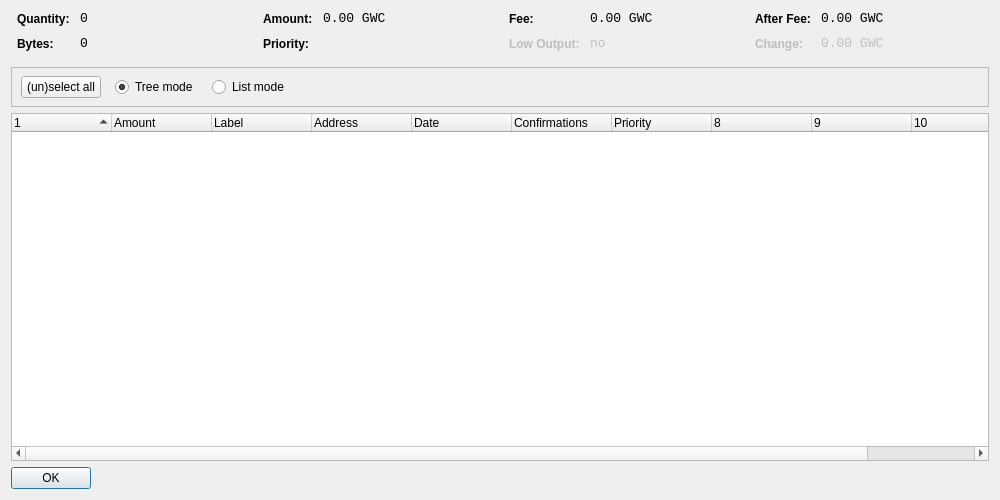
<?xml version="1.0" encoding="UTF-8"?>
<ui version="4.0">
 <class>CoinControlDialog</class>
 <widget class="QDialog" name="CoinControlDialog">
  <property name="geometry">
   <rect>
    <x>0</x>
    <y>0</y>
    <width>1000</width>
    <height>500</height>
   </rect>
  </property>
  <property name="windowTitle">
   <string>Coin Control</string>
  </property>
  <layout class="QVBoxLayout" name="verticalLayout">
   <item>
    <layout class="QHBoxLayout" name="horizontalLayoutTop" stretch="0,0,0,0">
     <property name="topMargin">
      <number>0</number>
     </property>
     <property name="bottomMargin">
      <number>10</number>
     </property>
     <item>
      <layout class="QFormLayout" name="formLayoutCoinControl1">
       <property name="horizontalSpacing">
        <number>10</number>
       </property>
       <property name="verticalSpacing">
        <number>10</number>
       </property>
       <property name="leftMargin">
        <number>6</number>
       </property>
       <property name="rightMargin">
        <number>6</number>
       </property>
       <item row="0" column="0">
        <widget class="QLabel" name="labelCoinControlQuantityText">
         <property name="styleSheet">
          <string notr="true">font-weight:bold;</string>
         </property>
         <property name="text">
          <string>Quantity:</string>
         </property>
        </widget>
       </item>
       <item row="0" column="1">
        <widget class="QLabel" name="labelCoinControlQuantity">
         <property name="font">
          <font>
           <family>Monospace</family>
           <pointsize>10</pointsize>
          </font>
         </property>
         <property name="cursor">
          <cursorShape>IBeamCursor</cursorShape>
         </property>
         <property name="contextMenuPolicy">
          <enum>Qt::ActionsContextMenu</enum>
         </property>
         <property name="text">
          <string notr="true">0</string>
         </property>
         <property name="textInteractionFlags">
          <set>Qt::LinksAccessibleByMouse|Qt::TextSelectableByKeyboard|Qt::TextSelectableByMouse</set>
         </property>
        </widget>
       </item>
       <item row="1" column="0">
        <widget class="QLabel" name="labelCoinControlBytesText">
         <property name="styleSheet">
          <string notr="true">font-weight:bold;</string>
         </property>
         <property name="text">
          <string>Bytes:</string>
         </property>
        </widget>
       </item>
       <item row="1" column="1">
        <widget class="QLabel" name="labelCoinControlBytes">
         <property name="font">
          <font>
           <family>Monospace</family>
           <pointsize>10</pointsize>
          </font>
         </property>
         <property name="cursor">
          <cursorShape>IBeamCursor</cursorShape>
         </property>
         <property name="contextMenuPolicy">
          <enum>Qt::ActionsContextMenu</enum>
         </property>
         <property name="text">
          <string notr="true">0</string>
         </property>
         <property name="textInteractionFlags">
          <set>Qt::LinksAccessibleByMouse|Qt::TextSelectableByKeyboard|Qt::TextSelectableByMouse</set>
         </property>
        </widget>
       </item>
      </layout>
     </item>
     <item>
      <layout class="QFormLayout" name="formLayoutCoinControl2">
       <property name="horizontalSpacing">
        <number>10</number>
       </property>
       <property name="verticalSpacing">
        <number>10</number>
       </property>
       <property name="leftMargin">
        <number>6</number>
       </property>
       <property name="rightMargin">
        <number>6</number>
       </property>
       <item row="0" column="0">
        <widget class="QLabel" name="labelCoinControlAmountText">
         <property name="styleSheet">
          <string notr="true">font-weight:bold;</string>
         </property>
         <property name="text">
          <string>Amount:</string>
         </property>
        </widget>
       </item>
       <item row="0" column="1">
        <widget class="QLabel" name="labelCoinControlAmount">
         <property name="font">
          <font>
           <family>Monospace</family>
           <pointsize>10</pointsize>
          </font>
         </property>
         <property name="cursor">
          <cursorShape>IBeamCursor</cursorShape>
         </property>
         <property name="contextMenuPolicy">
          <enum>Qt::ActionsContextMenu</enum>
         </property>
         <property name="text">
          <string notr="true">0.00 GWC</string>
         </property>
         <property name="textInteractionFlags">
          <set>Qt::LinksAccessibleByMouse|Qt::TextSelectableByKeyboard|Qt::TextSelectableByMouse</set>
         </property>
        </widget>
       </item>
       <item row="1" column="0">
        <widget class="QLabel" name="labelCoinControlPriorityText">
         <property name="styleSheet">
          <string notr="true">font-weight:bold;</string>
         </property>
         <property name="text">
          <string>Priority:</string>
         </property>
        </widget>
       </item>
       <item row="1" column="1">
        <widget class="QLabel" name="labelCoinControlPriority">
         <property name="font">
          <font>
           <family>Monospace</family>
           <pointsize>10</pointsize>
          </font>
         </property>
         <property name="cursor">
          <cursorShape>IBeamCursor</cursorShape>
         </property>
         <property name="contextMenuPolicy">
          <enum>Qt::ActionsContextMenu</enum>
         </property>
         <property name="text">
          <string/>
         </property>
         <property name="textInteractionFlags">
          <set>Qt::LinksAccessibleByMouse|Qt::TextSelectableByKeyboard|Qt::TextSelectableByMouse</set>
         </property>
        </widget>
       </item>
      </layout>
     </item>
     <item>
      <layout class="QFormLayout" name="formLayoutCoinControl3">
       <property name="horizontalSpacing">
        <number>10</number>
       </property>
       <property name="verticalSpacing">
        <number>10</number>
       </property>
       <property name="leftMargin">
        <number>6</number>
       </property>
       <property name="rightMargin">
        <number>6</number>
       </property>
       <item row="0" column="0">
        <widget class="QLabel" name="labelCoinControlFeeText">
         <property name="styleSheet">
          <string notr="true">font-weight:bold;</string>
         </property>
         <property name="text">
          <string>Fee:</string>
         </property>
        </widget>
       </item>
       <item row="0" column="1">
        <widget class="QLabel" name="labelCoinControlFee">
         <property name="font">
          <font>
           <family>Monospace</family>
           <pointsize>10</pointsize>
          </font>
         </property>
         <property name="cursor">
          <cursorShape>IBeamCursor</cursorShape>
         </property>
         <property name="contextMenuPolicy">
          <enum>Qt::ActionsContextMenu</enum>
         </property>
         <property name="text">
          <string notr="true">0.00 GWC</string>
         </property>
         <property name="textInteractionFlags">
          <set>Qt::LinksAccessibleByMouse|Qt::TextSelectableByKeyboard|Qt::TextSelectableByMouse</set>
         </property>
        </widget>
       </item>
       <item row="1" column="0">
        <widget class="QLabel" name="labelCoinControlLowOutputText">
         <property name="enabled">
          <bool>false</bool>
         </property>
         <property name="styleSheet">
          <string notr="true">font-weight:bold;</string>
         </property>
         <property name="text">
          <string>Low Output:</string>
         </property>
        </widget>
       </item>
       <item row="1" column="1">
        <widget class="QLabel" name="labelCoinControlLowOutput">
         <property name="enabled">
          <bool>false</bool>
         </property>
         <property name="font">
          <font>
           <family>Monospace</family>
           <pointsize>10</pointsize>
          </font>
         </property>
         <property name="cursor">
          <cursorShape>IBeamCursor</cursorShape>
         </property>
         <property name="contextMenuPolicy">
          <enum>Qt::ActionsContextMenu</enum>
         </property>
         <property name="text">
          <string notr="true">no</string>
         </property>
         <property name="textInteractionFlags">
          <set>Qt::LinksAccessibleByMouse|Qt::TextSelectableByKeyboard|Qt::TextSelectableByMouse</set>
         </property>
        </widget>
       </item>
      </layout>
     </item>
     <item>
      <layout class="QFormLayout" name="formLayoutCoinControl4">
       <property name="horizontalSpacing">
        <number>10</number>
       </property>
       <property name="verticalSpacing">
        <number>10</number>
       </property>
       <property name="leftMargin">
        <number>6</number>
       </property>
       <property name="rightMargin">
        <number>6</number>
       </property>
       <item row="0" column="0">
        <widget class="QLabel" name="labelCoinControlAfterFeeText">
         <property name="styleSheet">
          <string notr="true">font-weight:bold;</string>
         </property>
         <property name="text">
          <string>After Fee:</string>
         </property>
        </widget>
       </item>
       <item row="0" column="1">
        <widget class="QLabel" name="labelCoinControlAfterFee">
         <property name="font">
          <font>
           <family>Monospace</family>
           <pointsize>10</pointsize>
          </font>
         </property>
         <property name="cursor">
          <cursorShape>IBeamCursor</cursorShape>
         </property>
         <property name="contextMenuPolicy">
          <enum>Qt::ActionsContextMenu</enum>
         </property>
         <property name="text">
          <string notr="true">0.00 GWC</string>
         </property>
         <property name="textInteractionFlags">
          <set>Qt::LinksAccessibleByMouse|Qt::TextSelectableByKeyboard|Qt::TextSelectableByMouse</set>
         </property>
        </widget>
       </item>
       <item row="1" column="0">
        <widget class="QLabel" name="labelCoinControlChangeText">
         <property name="enabled">
          <bool>false</bool>
         </property>
         <property name="styleSheet">
          <string notr="true">font-weight:bold;</string>
         </property>
         <property name="text">
          <string>Change:</string>
         </property>
        </widget>
       </item>
       <item row="1" column="1">
        <widget class="QLabel" name="labelCoinControlChange">
         <property name="enabled">
          <bool>false</bool>
         </property>
         <property name="font">
          <font>
           <family>Monospace</family>
           <pointsize>10</pointsize>
          </font>
         </property>
         <property name="cursor">
          <cursorShape>IBeamCursor</cursorShape>
         </property>
         <property name="contextMenuPolicy">
          <enum>Qt::ActionsContextMenu</enum>
         </property>
         <property name="text">
          <string notr="true">0.00 GWC</string>
         </property>
         <property name="textInteractionFlags">
          <set>Qt::LinksAccessibleByMouse|Qt::TextSelectableByKeyboard|Qt::TextSelectableByMouse</set>
         </property>
        </widget>
       </item>
      </layout>
     </item>
    </layout>
   </item>
   <item>
    <widget class="QFrame" name="frame">
     <property name="minimumSize">
      <size>
       <width>0</width>
       <height>40</height>
      </size>
     </property>
     <property name="frameShape">
      <enum>QFrame::StyledPanel</enum>
     </property>
     <property name="frameShadow">
      <enum>QFrame::Sunken</enum>
     </property>
     <widget class="QWidget" name="horizontalLayoutWidget">
      <property name="geometry">
       <rect>
        <x>10</x>
        <y>0</y>
        <width>781</width>
        <height>41</height>
       </rect>
      </property>
      <layout class="QHBoxLayout" name="horizontalLayoutPanel" stretch="0,0,0,0,0">
       <property name="spacing">
        <number>14</number>
       </property>
       <item>
        <widget class="QPushButton" name="pushButtonSelectAll">
         <property name="sizePolicy">
          <sizepolicy hsizetype="Maximum" vsizetype="Fixed">
           <horstretch>0</horstretch>
           <verstretch>0</verstretch>
          </sizepolicy>
         </property>
         <property name="text">
          <string>(un)select all</string>
         </property>
        </widget>
       </item>
       <item>
        <widget class="QRadioButton" name="radioTreeMode">
         <property name="sizePolicy">
          <sizepolicy hsizetype="Maximum" vsizetype="Fixed">
           <horstretch>0</horstretch>
           <verstretch>0</verstretch>
          </sizepolicy>
         </property>
         <property name="text">
          <string>Tree mode</string>
         </property>
         <property name="checked">
          <bool>true</bool>
         </property>
        </widget>
       </item>
       <item>
        <widget class="QRadioButton" name="radioListMode">
         <property name="sizePolicy">
          <sizepolicy hsizetype="Maximum" vsizetype="Fixed">
           <horstretch>0</horstretch>
           <verstretch>0</verstretch>
          </sizepolicy>
         </property>
         <property name="text">
          <string>List mode</string>
         </property>
        </widget>
       </item>
       <item>
        <spacer name="horizontalSpacer">
         <property name="orientation">
          <enum>Qt::Horizontal</enum>
         </property>
         <property name="sizeHint" stdset="0">
          <size>
           <width>40</width>
           <height>20</height>
          </size>
         </property>
        </spacer>
       </item>
      </layout>
     </widget>
    </widget>
   </item>
   <item>
    <widget class="CoinControlTreeWidget" name="treeWidget">
     <property name="contextMenuPolicy">
      <enum>Qt::CustomContextMenu</enum>
     </property>
     <property name="sortingEnabled">
      <bool>false</bool>
     </property>
     <property name="columnCount">
      <number>11</number>
     </property>
     <attribute name="headerShowSortIndicator" stdset="0">
      <bool>true</bool>
     </attribute>
     <attribute name="headerStretchLastSection">
      <bool>false</bool>
     </attribute>
     <column>
      <property name="text">
       <string/>
      </property>
     </column>
     <column>
      <property name="text">
       <string>Amount</string>
      </property>
     </column>
     <column>
      <property name="text">
       <string>Label</string>
      </property>
     </column>
     <column>
      <property name="text">
       <string>Address</string>
      </property>
     </column>
     <column>
      <property name="text">
       <string>Date</string>
      </property>
     </column>
     <column>
      <property name="text">
       <string>Confirmations</string>
      </property>
      <property name="toolTip">
       <string>Confirmed</string>
      </property>
     </column>
     <column>
      <property name="text">
       <string>Priority</string>
      </property>
     </column>
     <column>
      <property name="text">
       <string/>
      </property>
     </column>
     <column>
      <property name="text">
       <string/>
      </property>
     </column>
     <column>
      <property name="text">
       <string/>
      </property>
     </column>
     <column>
      <property name="text">
       <string/>
      </property>
     </column>
    </widget>
   </item>
   <item>
    <widget class="QDialogButtonBox" name="buttonBox">
     <property name="sizePolicy">
      <sizepolicy hsizetype="Maximum" vsizetype="Fixed">
       <horstretch>0</horstretch>
       <verstretch>0</verstretch>
      </sizepolicy>
     </property>
     <property name="orientation">
      <enum>Qt::Horizontal</enum>
     </property>
     <property name="standardButtons">
      <set>QDialogButtonBox::Ok</set>
     </property>
    </widget>
   </item>
  </layout>
 </widget>
 <customwidgets>
  <customwidget>
   <class>CoinControlTreeWidget</class>
   <extends>QTreeWidget</extends>
   <header>coincontroltreewidget.h</header>
  </customwidget>
 </customwidgets>
 <resources/>
 <connections/>
</ui>
